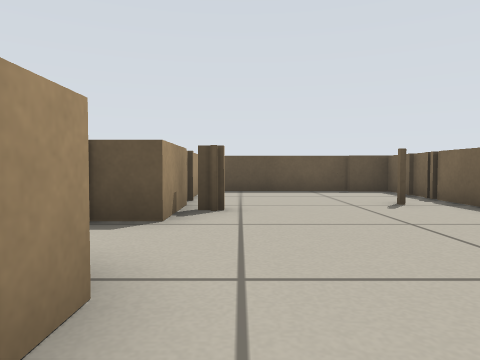
[1] (above)

24 first-person views from a walk through a Stage world. The camera is 0.33 m above the floor, tilts 2° down and sees 70° across. The lines on the ground mark 1 m squares. The floor is counted in squares, 0.5 m on a side. Each view is taken from the middle of a square. On the plan, view 1 faces up. The plan holds only what a view shows up to about 10 squares ahead; the rest is blank. The robots in the file are not drawn.

[2]
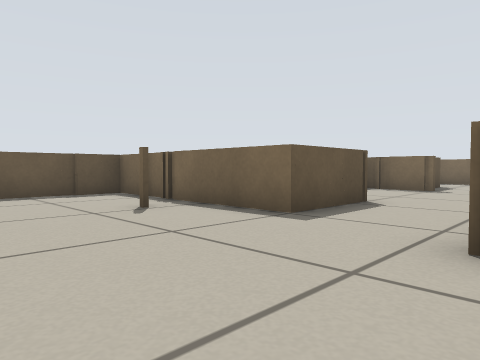

[3]
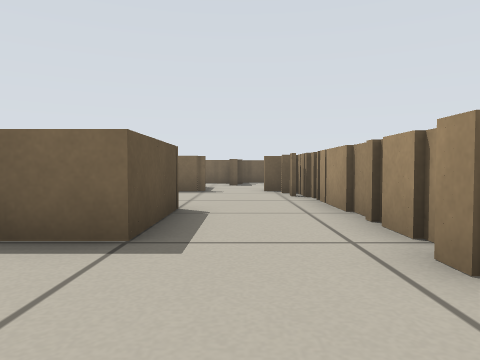

[4]
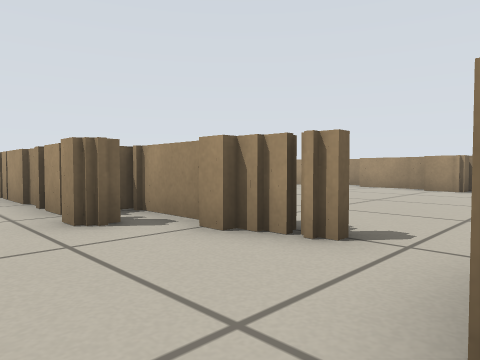

[5]
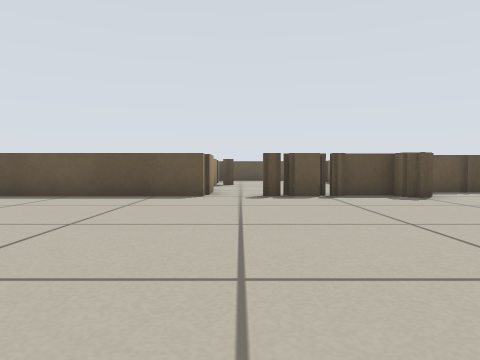

[6]
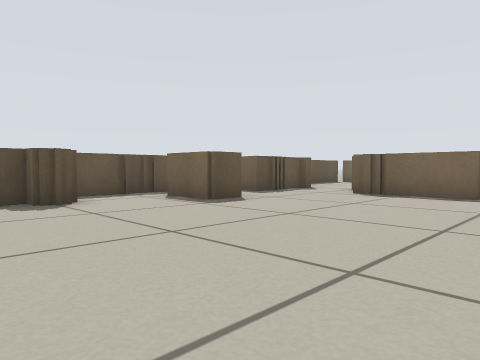

[7]
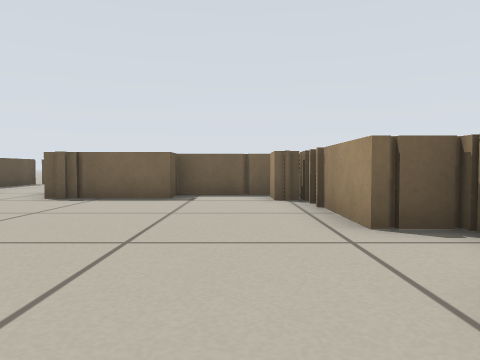

[8]
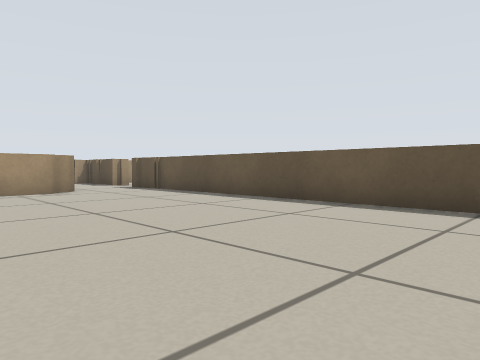

[9]
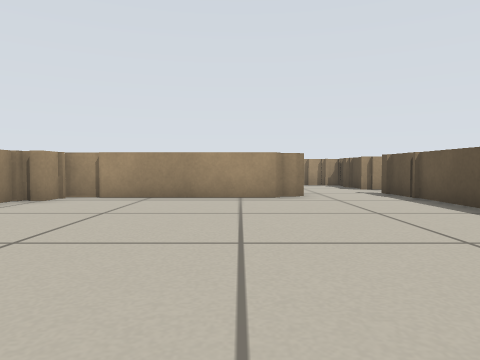

[10]
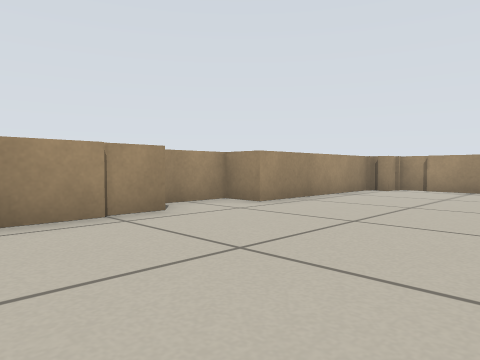

[11]
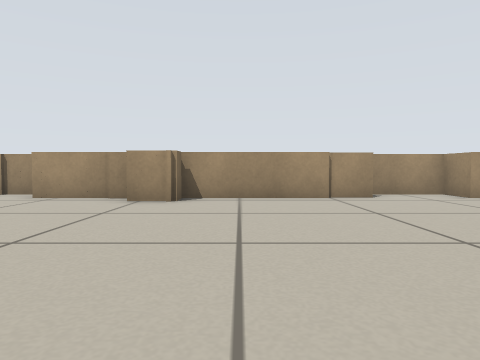

[12]
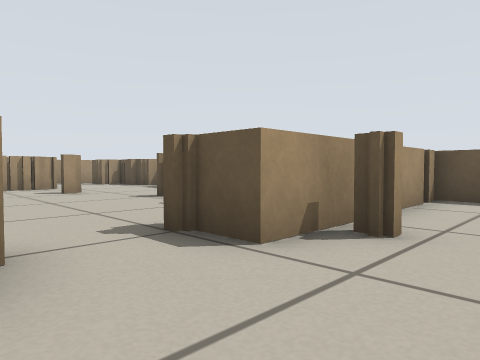

[13]
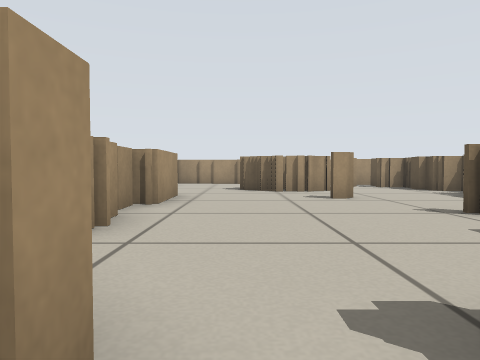

[14]
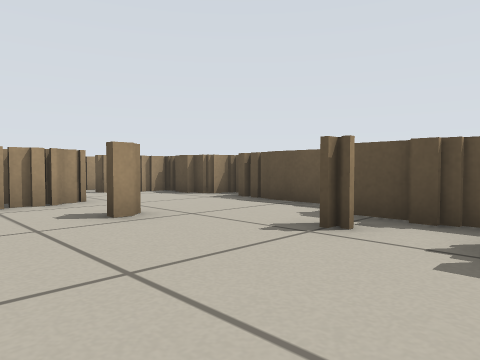

[15]
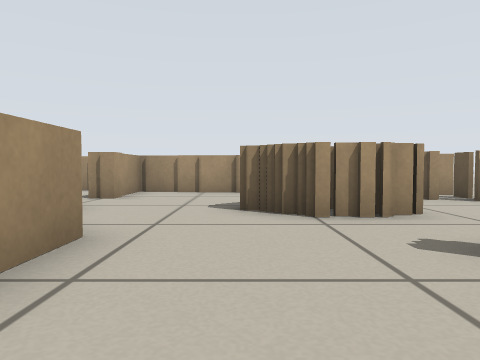

[16]
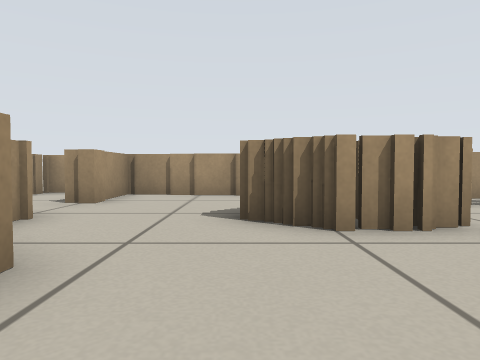

[17]
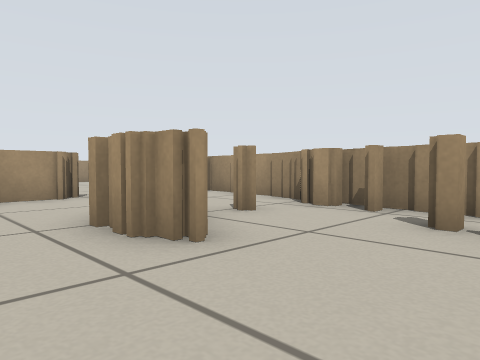

[18]
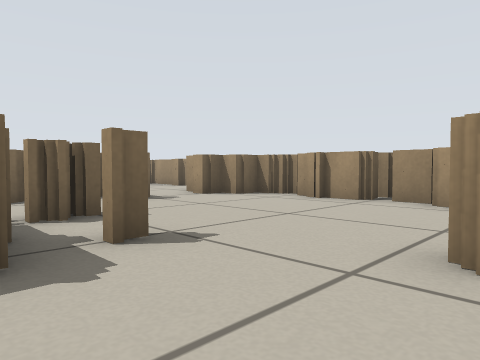

[19]
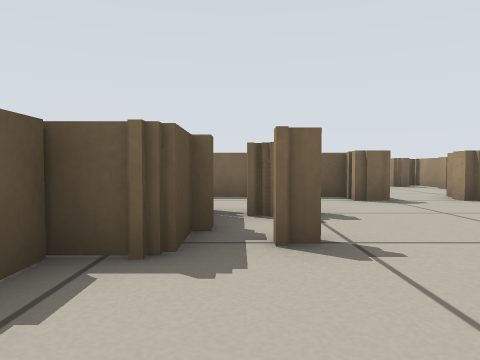

[20]
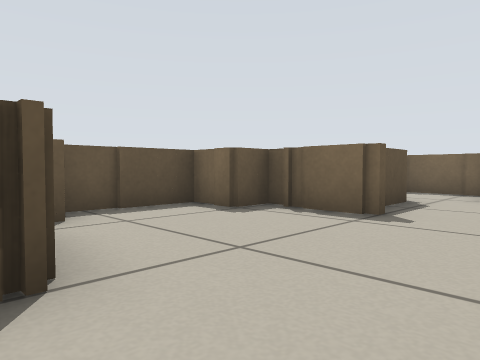

[21]
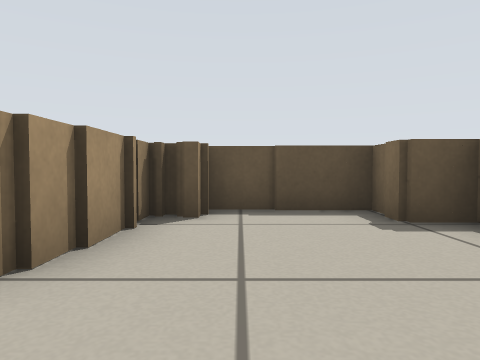

[22]
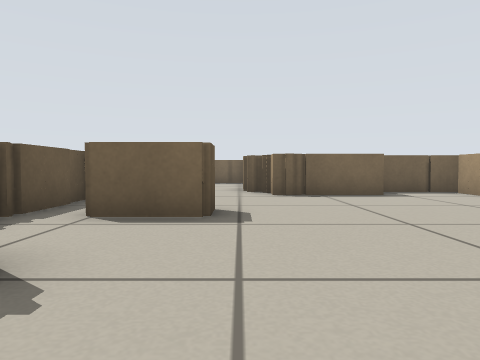

[23]
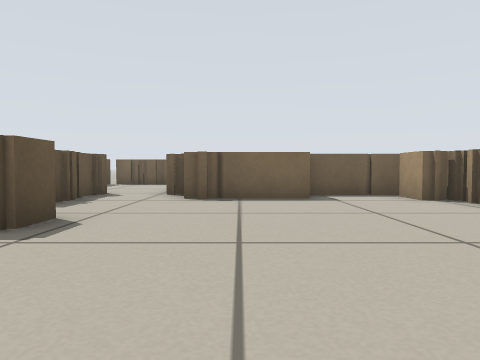

[24]
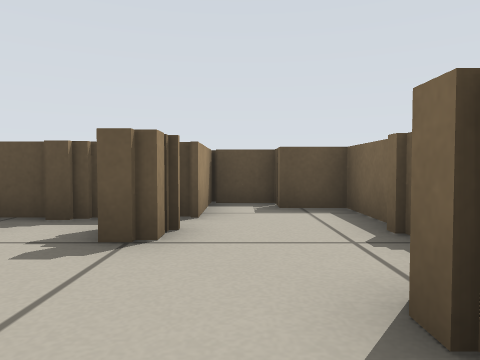

### Floor plan
Key: @ floor where view 1 was taken; # wall or solid block; x gap in a wall; . floor; T thing the floor can be seen under or through.
Columns run from 16 left of view 1 to 13 right of it. Each row starts with its distance up from view 1.
 10               #######
  9    #######  ####....#
  8   ###... #TT#..#....#
  7   ##......TTT..#....#  ####
  6  ##.........T..#...##  #..##
  5  ##..#........##....#  #...#
  4  #.###........##....####...###
  3  #.. #........................
  2  #...........###.........###
  1 ##.... #########..##########
  0 ###xx###########@####..######
 -1 #......................####..
 -2 #  .........................#
 -3      #....................###
 -4      #....................##
 -5      #....................##
 -6      #.....................#
 -7      #.....................#
 -8      ##..........## ...#####
 -9       ######.###########
-10            ###

Where each view was taken, in squares from view 1:
view 1: 0 up, 0 right, facing up
view 2: 1 up, 0 right, facing up-right
view 3: 3 up, 1 right, facing right
view 4: 3 up, 1 left, facing down-right
view 5: 8 down, 0 right, facing up
view 6: 7 down, 2 right, facing up-right
view 7: 7 down, 3 right, facing right
view 8: 6 down, 1 left, facing up-left
view 9: 4 down, 3 left, facing left
view 10: 4 down, 0 right, facing down-left
view 11: 1 down, 0 right, facing down
view 12: 2 up, 1 right, facing up-left
view 13: 3 up, 1 left, facing left
view 14: 3 up, 4 left, facing up-left
view 15: 3 up, 6 left, facing left
view 16: 3 up, 7 left, facing left
view 17: 8 up, 9 left, facing down-left
view 18: 8 up, 9 left, facing down-right
view 19: 7 up, 9 left, facing right
view 20: 2 up, 6 right, facing up-right
view 21: 2 up, 8 right, facing up
view 22: 2 down, 2 right, facing right
view 23: 4 down, 3 right, facing right
view 24: 3 up, 3 left, facing up
